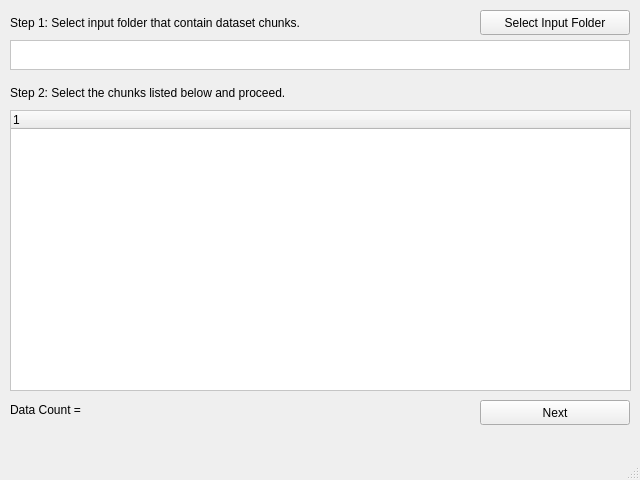
<?xml version="1.0" encoding="UTF-8"?>
<ui version="4.0">
 <class>MainWindow</class>
 <widget class="QMainWindow" name="MainWindow">
  <property name="geometry">
   <rect>
    <x>0</x>
    <y>0</y>
    <width>640</width>
    <height>480</height>
   </rect>
  </property>
  <property name="windowTitle">
   <string>Select Input Data</string>
  </property>
  <widget class="QWidget" name="centralwidget">
   <widget class="QLabel" name="label_Step_1">
    <property name="geometry">
     <rect>
      <x>10</x>
      <y>10</y>
      <width>450</width>
      <height>25</height>
     </rect>
    </property>
    <property name="text">
     <string>Step 1: Select input folder that contain dataset chunks.</string>
    </property>
   </widget>
   <widget class="QTextEdit" name="textEdit">
    <property name="geometry">
     <rect>
      <x>10</x>
      <y>40</y>
      <width>620</width>
      <height>30</height>
     </rect>
    </property>
    <property name="palette">
     <palette>
      <active>
       <colorrole role="Base">
        <brush brushstyle="SolidPattern">
         <color alpha="255">
          <red>255</red>
          <green>255</green>
          <blue>255</blue>
         </color>
        </brush>
       </colorrole>
       <colorrole role="Window">
        <brush brushstyle="SolidPattern">
         <color alpha="255">
          <red>255</red>
          <green>255</green>
          <blue>255</blue>
         </color>
        </brush>
       </colorrole>
      </active>
      <inactive>
       <colorrole role="Base">
        <brush brushstyle="SolidPattern">
         <color alpha="255">
          <red>255</red>
          <green>255</green>
          <blue>255</blue>
         </color>
        </brush>
       </colorrole>
       <colorrole role="Window">
        <brush brushstyle="SolidPattern">
         <color alpha="255">
          <red>255</red>
          <green>255</green>
          <blue>255</blue>
         </color>
        </brush>
       </colorrole>
      </inactive>
      <disabled>
       <colorrole role="Base">
        <brush brushstyle="SolidPattern">
         <color alpha="255">
          <red>255</red>
          <green>255</green>
          <blue>255</blue>
         </color>
        </brush>
       </colorrole>
       <colorrole role="Window">
        <brush brushstyle="SolidPattern">
         <color alpha="255">
          <red>255</red>
          <green>255</green>
          <blue>255</blue>
         </color>
        </brush>
       </colorrole>
      </disabled>
     </palette>
    </property>
    <property name="html">
     <string>&lt;!DOCTYPE HTML PUBLIC &quot;-//W3C//DTD HTML 4.0//EN&quot; &quot;http://www.w3.org/TR/REC-html40/strict.dtd&quot;&gt;
&lt;html&gt;&lt;head&gt;&lt;meta name=&quot;qrichtext&quot; content=&quot;1&quot; /&gt;&lt;style type=&quot;text/css&quot;&gt;
p, li { white-space: pre-wrap; }
&lt;/style&gt;&lt;/head&gt;&lt;body style=&quot; font-family:'Ubuntu'; font-size:11pt; font-weight:400; font-style:normal;&quot;&gt;
&lt;p style=&quot;-qt-paragraph-type:empty; margin-top:0px; margin-bottom:0px; margin-left:0px; margin-right:0px; -qt-block-indent:0; text-indent:0px;&quot;&gt;&lt;br /&gt;&lt;/p&gt;&lt;/body&gt;&lt;/html&gt;</string>
    </property>
   </widget>
   <widget class="QPushButton" name="pushButton_InputFolder">
    <property name="geometry">
     <rect>
      <x>480</x>
      <y>10</y>
      <width>150</width>
      <height>25</height>
     </rect>
    </property>
    <property name="text">
     <string>Select Input Folder</string>
    </property>
   </widget>
   <widget class="QTreeWidget" name="treeWidget">
    <property name="geometry">
     <rect>
      <x>10</x>
      <y>110</y>
      <width>621</width>
      <height>281</height>
     </rect>
    </property>
    <property name="palette">
     <palette>
      <active>
       <colorrole role="Base">
        <brush brushstyle="SolidPattern">
         <color alpha="255">
          <red>255</red>
          <green>255</green>
          <blue>255</blue>
         </color>
        </brush>
       </colorrole>
       <colorrole role="Window">
        <brush brushstyle="SolidPattern">
         <color alpha="255">
          <red>255</red>
          <green>255</green>
          <blue>255</blue>
         </color>
        </brush>
       </colorrole>
      </active>
      <inactive>
       <colorrole role="Base">
        <brush brushstyle="SolidPattern">
         <color alpha="255">
          <red>255</red>
          <green>255</green>
          <blue>255</blue>
         </color>
        </brush>
       </colorrole>
       <colorrole role="Window">
        <brush brushstyle="SolidPattern">
         <color alpha="255">
          <red>255</red>
          <green>255</green>
          <blue>255</blue>
         </color>
        </brush>
       </colorrole>
      </inactive>
      <disabled>
       <colorrole role="Base">
        <brush brushstyle="SolidPattern">
         <color alpha="255">
          <red>255</red>
          <green>255</green>
          <blue>255</blue>
         </color>
        </brush>
       </colorrole>
       <colorrole role="Window">
        <brush brushstyle="SolidPattern">
         <color alpha="255">
          <red>255</red>
          <green>255</green>
          <blue>255</blue>
         </color>
        </brush>
       </colorrole>
      </disabled>
     </palette>
    </property>
    <property name="selectionMode">
     <enum>QAbstractItemView::MultiSelection</enum>
    </property>
    <column>
     <property name="text">
      <string>1</string>
     </property>
    </column>
   </widget>
   <widget class="QPushButton" name="pushButton_Next">
    <property name="geometry">
     <rect>
      <x>480</x>
      <y>400</y>
      <width>150</width>
      <height>25</height>
     </rect>
    </property>
    <property name="text">
     <string>Next</string>
    </property>
   </widget>
   <widget class="QLabel" name="label_Step_2">
    <property name="geometry">
     <rect>
      <x>10</x>
      <y>80</y>
      <width>620</width>
      <height>25</height>
     </rect>
    </property>
    <property name="text">
     <string>Step 2: Select the chunks listed below and proceed.</string>
    </property>
   </widget>
   <widget class="QLabel" name="label_DataCount">
    <property name="geometry">
     <rect>
      <x>10</x>
      <y>400</y>
      <width>301</width>
      <height>20</height>
     </rect>
    </property>
    <property name="text">
     <string>Data Count = </string>
    </property>
   </widget>
  </widget>
  <widget class="QMenuBar" name="menubar">
   <property name="geometry">
    <rect>
     <x>0</x>
     <y>0</y>
     <width>640</width>
     <height>22</height>
    </rect>
   </property>
  </widget>
  <widget class="QStatusBar" name="statusbar"/>
 </widget>
 <resources/>
 <connections/>
</ui>
